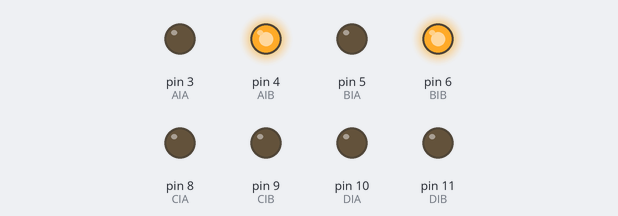
Recording of a sketch running on a simulated Arduino Uno, built with avr-gcc and run on an emulated ATmega328P. On the bench: output pins drawn as LEDs (lit = HIGH).

Above: at 0.05 s.
At 2.6 s:
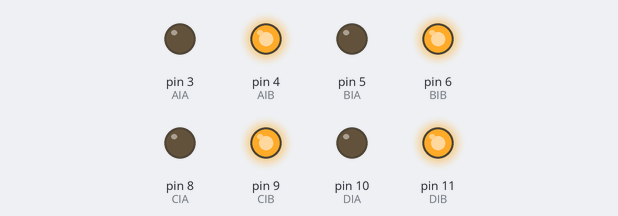
At 5.22 s:
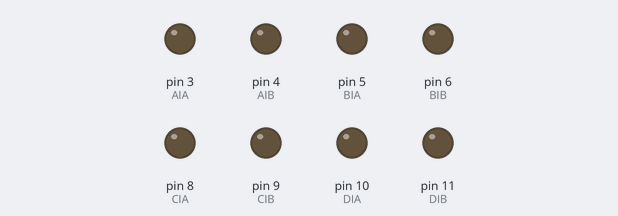
Timing chart, 0 to 7.0 s (numbered marks = the images above):
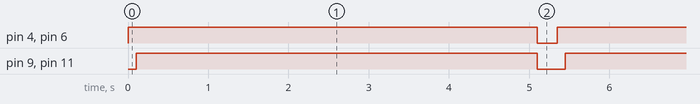

The sketch:

moveIt.ino
```cpp
const int AIA = 3;
const int AIB = 4;
const int BIA = 5;
const int BIB = 6;
const int CIA = 8;
const int CIB = 9;
const int DIA = 10;
const int DIB = 11;


void setup()
{
  pinMode(AIA, OUTPUT);
  pinMode(AIB, OUTPUT);
  pinMode(BIA, OUTPUT);
  pinMode(BIB, OUTPUT);
  pinMode(CIA, OUTPUT);
  pinMode(CIB, OUTPUT);
  pinMode(DIA, OUTPUT);
  pinMode(DIB, OUTPUT);
}

void loop(){
  girar(2);
  delay(5000); //1 sg
  stop();
  delay(250); //250ms
//
//
//  girar (2);
//  delay(5000); //1 sg
//  stop();
//  delay(250); //250ms
//
//  girar (3);
//  delay(5000); //1 sg
//  stop();
//  delay(250); //250ms


//  girar (1);
//  delay(5000); //1 sg
//  stop();
//  delay(250); //250ms
  //  left();
  //  delay(50);
  //  right();
  //  delay(50);
}


void girar(int direccion)
{

  if(direccion == 1){
    ahead();
  } else if (direccion == 2) {
    back();
  } else if (direccion == 3) {
    left();
  } else {
    right();
  }
}

void stop(){
  digitalWrite(AIA, LOW);
  digitalWrite(AIB, LOW);
  digitalWrite(BIA, LOW);
  digitalWrite(BIB, LOW);
  digitalWrite(CIA, LOW);
  digitalWrite(CIB, LOW);
  digitalWrite(DIA, LOW);
  digitalWrite(DIB, LOW);
}

void ahead(){
    boolean inPin1 = HIGH;
    boolean inPin2 = LOW;

    digitalWrite(AIA, inPin1);
    digitalWrite(AIB, inPin2);
    digitalWrite(BIA, inPin1);
    digitalWrite(BIB, inPin2);

    delay(100);
    digitalWrite(CIA, inPin1);
    digitalWrite(CIB, inPin2);
    digitalWrite(DIA, inPin1);
    digitalWrite(DIB, inPin2);
}

void back() {
    boolean inPin1 = LOW;
    boolean inPin2 = HIGH;

    digitalWrite(AIA, inPin1);
    digitalWrite(AIB, inPin2);
    digitalWrite(BIA, inPin1);
    digitalWrite(BIB, inPin2);

    delay(100);
    digitalWrite(CIA, inPin1);
    digitalWrite(CIB, inPin2);
    digitalWrite(DIA, inPin1);
    digitalWrite(DIB, inPin2);
}

void right(){
  boolean inPin1 = HIGH;
  boolean inPin2 = LOW;
  digitalWrite(AIA, inPin2);
  digitalWrite(AIB, inPin1);
  digitalWrite(CIA, inPin2);
  digitalWrite(CIB, inPin1);


  digitalWrite(BIA, inPin1);
  digitalWrite(BIB, inPin2);
  digitalWrite(DIA, inPin1);
  digitalWrite(DIB, inPin2);
}

void left(){
  boolean inPin1 = HIGH;
  boolean inPin2 = LOW;
  digitalWrite(AIA, inPin1);
  digitalWrite(AIB, inPin2);
  digitalWrite(CIA, inPin1);
  digitalWrite(CIB, inPin2);

  digitalWrite(BIA, inPin2);
  digitalWrite(BIB, inPin2);
  digitalWrite(DIA, inPin2);
  digitalWrite(DIB, inPin2);
}
```

Measured:
- by itself, pin 4 (AIB), pin 6 (BIB): alternates HIGH for 5.1 s and LOW for 0.25 s
- by itself, pin 9 (CIB), pin 11 (DIB): alternates HIGH for 5.0 s and LOW for 0.35 s
- by itself, everything shown: repeats every 5.4 s, in 3 steps
